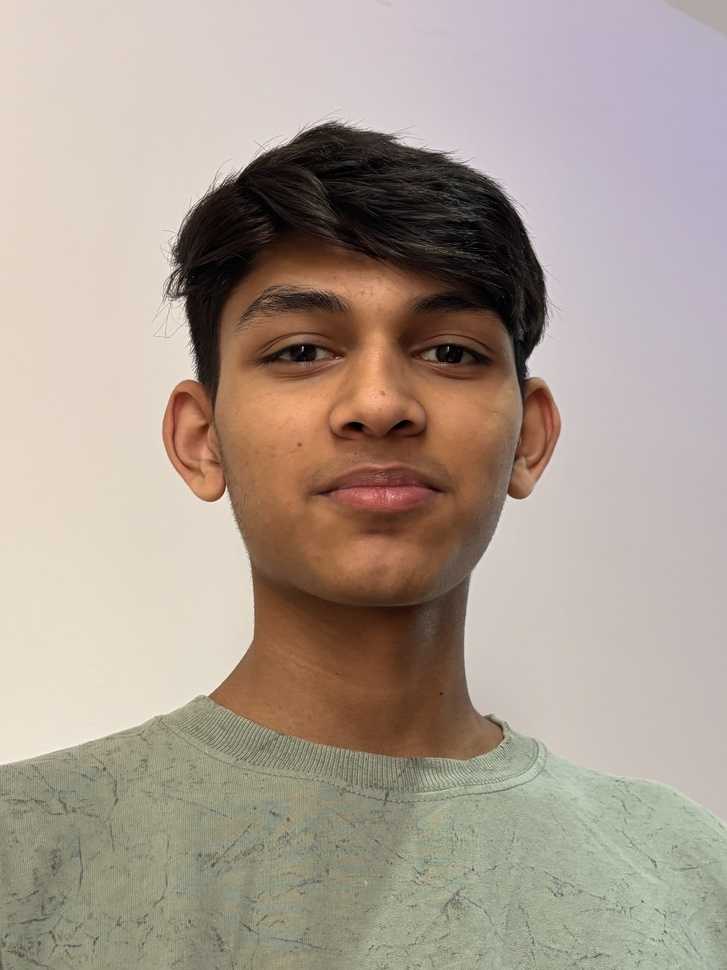
#> input picture student_photos/Adee/adee.jpg, 727 x 970 px, shrunk from 4284 x 5712 before the run; its folder holds only this picture in this run
$ python train_model.py
#> lines starting #> are read from the running program, lines starting #| are printed output that depends on the picture
import cv2
import os
import numpy as np

recognizer = cv2.face.LBPHFaceRecognizer_create()
face_cascade = cv2.CascadeClassifier(cv2.data.haarcascades + "haarcascade_frontalface_default.xml")

faces = []
labels = []
label_map = {}

dataset_path = "student_photos"

label_id = 0

for person in os.listdir(dataset_path):

    person_path = os.path.join(dataset_path, person)

    if not os.path.isdir(person_path):
        continue

    label_map[label_id] = person

    for img_name in os.listdir(person_path):

        img_path = os.path.join(person_path, img_name)
        img = cv2.imread(img_path, cv2.IMREAD_GRAYSCALE)
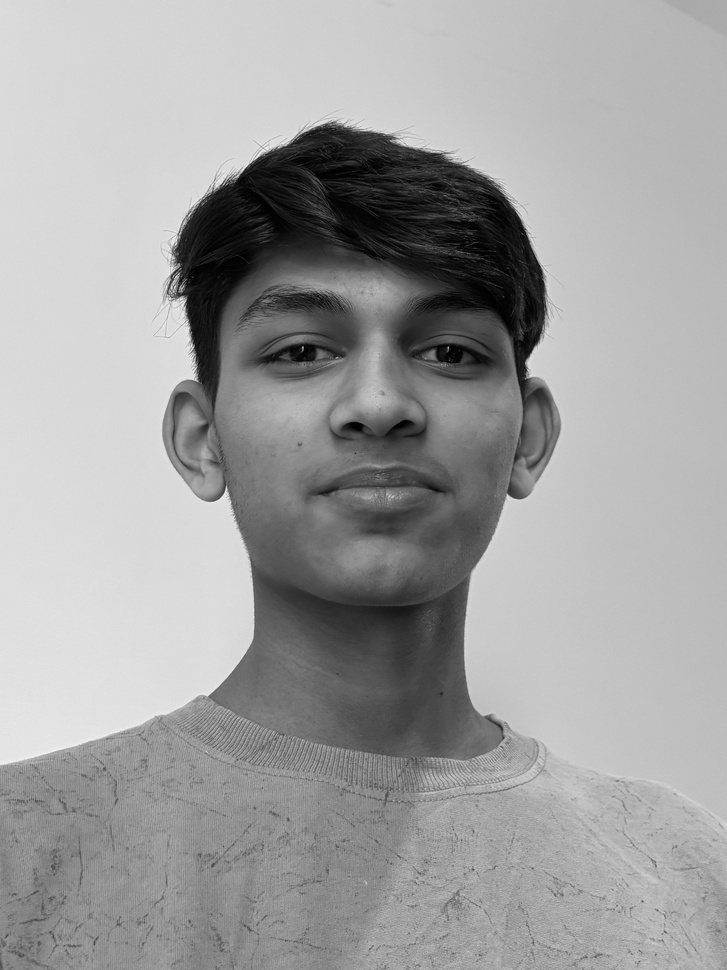
#> img: shape (970, 727); min 0, max 246, mean 160.2

        if img is None:
            continue

        gray = img

        faces_detected = face_cascade.detectMultiScale(gray, 1.3, 5)
#> faces_detected = [[182, 189, 393, 393]]

        if len(faces_detected) == 0:
            continue  # IMPORTANT: skip bad images safely

        for (x, y, w, h) in faces_detected:
             face = gray[y:y+h, x:x+w]
             faces.append(face)
             labels.append(label_id)


             label_id += 1

             recognizer.train(faces, np.array(labels))
             recognizer.save("trainer.yml")

             print("Training complete!")
             print(label_map)
#> this loop made 1 pass
#> (x, y, w, h, label_id) on pass 1: (182, 189, 393, 393, 1)
#| Training complete!
#| {0: 'Adee'}
#> pass 1, `face = gray[y:y+h, x:x+w]`:
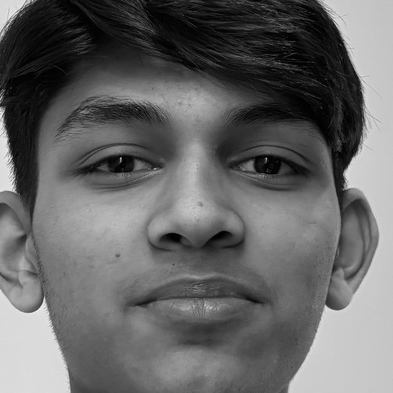
#> face: shape (393, 393); min 0, max 243, mean 101.9
#> after the loop, faces = 1 item; label_id = 1; labels = [0]
#> pass 2 of the loop `for person in os.listdir(dataset_path):`:
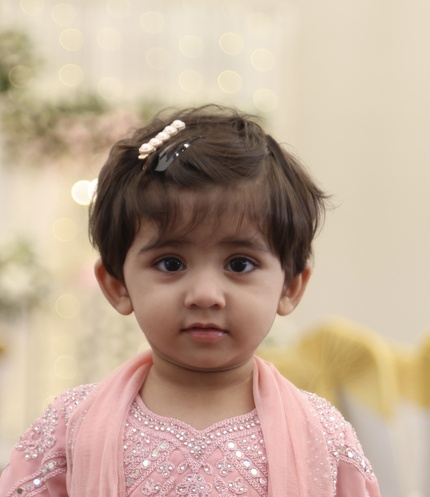
#> input picture student_photos/Arishfa/arishfa.jpeg, 430 x 497 px, shrunk from 2535 x 2925 before the run
#> `img = cv2.imread(img_path, cv2.IMREAD_GRAYSCALE)`:
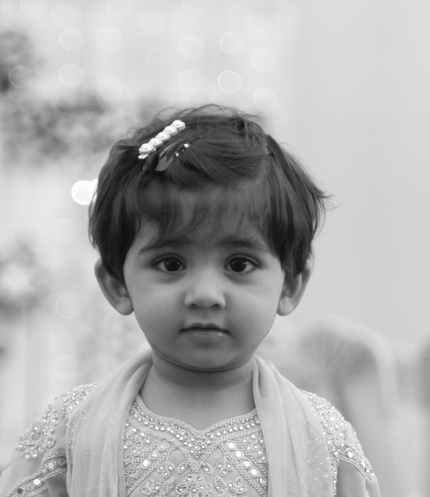
#> img: shape (497, 430); min 12, max 255, mean 175.7
#> faces_detected = [[107, 190, 195, 195]]
#> the loop `for (x, y, w, h) in faces_detected:` made 1 pass
#> (x, y, w, h, label_id) on pass 1: (107, 190, 195, 195, 2)
#> (printed output is left out)
#> pass 1, `face = gray[y:y+h, x:x+w]`:
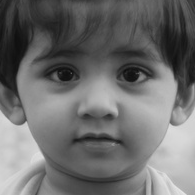
#> face: shape (195, 195); min 13, max 233, mean 109.1
#> after the loop `for (x, y, w, h) in faces_detected:`: faces = 2 items; label_id = 2; labels = [0, 1]
#> pass 3 of the loop `for person in os.listdir(dataset_path):`:
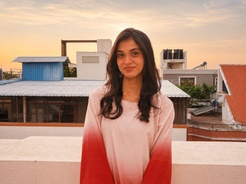
#> input picture student_photos/Ayman/ayman.jpg, 246 x 184 px, shrunk from 1448 x 1086 before the run
#> `img = cv2.imread(img_path, cv2.IMREAD_GRAYSCALE)`:
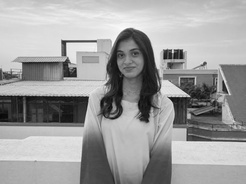
#> img: shape (184, 246); min 7, max 255, mean 157.7
#> faces_detected = [[112, 41, 36, 36]]
#> the loop `for (x, y, w, h) in faces_detected:` made 1 pass
#> (x, y, w, h, label_id) on pass 1: (112, 41, 36, 36, 3)
#> (printed output is left out)
#> pass 1, `face = gray[y:y+h, x:x+w]`:
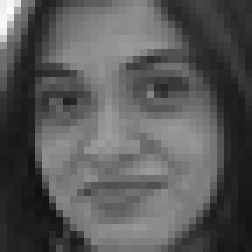
#> face: shape (36, 36) (shown 7 times larger); min 15, max 252, mean 88.3
#> after the loop `for (x, y, w, h) in faces_detected:`: faces = 3 items; label_id = 3; labels = [0, 1, 2]
import pickle

with open("labels.pkl", "wb") as f:
    pickle.dump(label_map, f)
